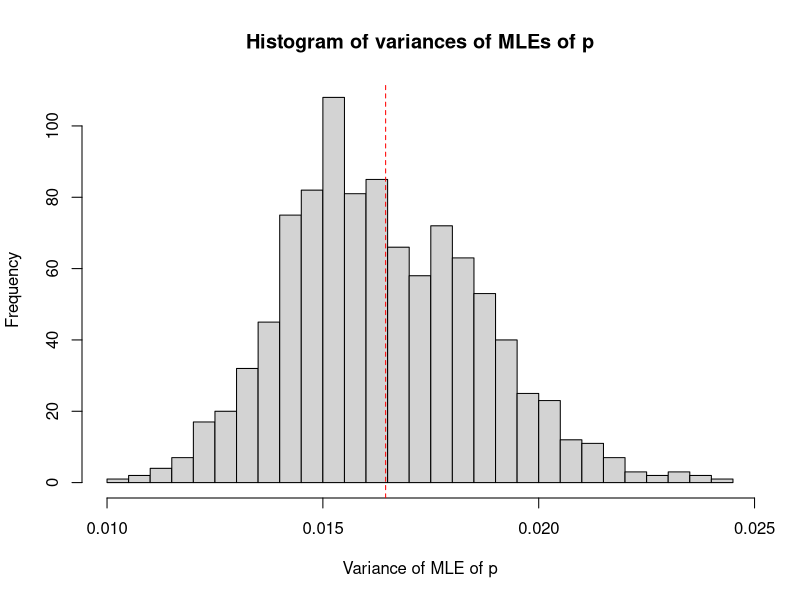

Reproduce this figure in R.
## ---- chunk 1
trials <- 1000
samples <- 100
n <- 13
p <- 0.31

var.p.mles <- rep(0, trials)

for (i in 1:trials) {
  xs <- rbinom(samples, n, p)
  var.p.mles[i] <- var(xs/n)
}

var.mle <- p*(1-p)/n

hist(var.p.mles, breaks=20, main="Histogram of variances of MLEs of p", 
     xlab="Variance of MLE of p", ylab="Frequency")
abline(v=var.mle, col="red", lty=2)
## ---- chunk 2
year.data <- read.csv("year_data.csv")

n1 <- sum(year.data[year.data$clinic==1,]$births) # number of births in clinic 1
y1 <- sum(year.data[year.data$clinic==1,]$deaths) # number of deaths in clinic 1

n2 <- sum(year.data[year.data$clinic==2,]$births) # number of births in clinic 2
y2 <- sum(year.data[year.data$clinic==2,]$deaths) # number of deaths in clinic 2

p.hat.1 = y1/n1 # MLE of p for clinic 1
p.hat.2 = y2/n2 # MLE of p for clinic 2
## ---- chunk 3
cat("The MLE of the mortality rate from clinic 1 is", p.hat.1)
cat("The MLE of the mortality rate from clinic 2 is", p.hat.2)
## ---- chunk 4
month.data <- read.csv("month_data.csv")
month.data <- month.data[!is.na(month.data$births),]
month.data$rate <- month.data$deaths/month.data$births
month.data$date <- as.Date(month.data$date)
intervention.date <- as.Date("1847-05-15")
before.intervention <- month.data[month.data$date < intervention.date,]
after.intervention <- month.data[month.data$date > intervention.date,]
n1 <- sum(before.intervention$births)
y1 <- sum(before.intervention$deaths)
n2 <- sum(after.intervention$births)
y2 <- sum(after.intervention$deaths)
p.hat.1 = y1/n1 # MLE of p before intervention
p.hat.2 = y2/n2 # MLE of p after intervention
## ---- chunk 5
cat("The MLE of the mortality rate before intervention is", p.hat.1)
cat("The MLE of the mortality rate after intervention is",p.hat.2)
## ---- chunk 6
x1 <- c(1,0)
x2 <- c(1,1)

sigma <- function(z) { 
  1/(1+exp(-z))
}

ell <- function(theta) {
  log(choose(n1, y1)) + log(choose(n2, y2)) + y1*log(sigma(theta[1])) + 
    y2*log(sigma(theta[1] + theta[2])) + (n1 - y1)*log(1-sigma(theta[1])) +
    (n2-y2)*log(1-sigma(theta[1] + theta[2]))
}

ell(c(0,0))
## ---- chunk 7
ell.reduced <- function(theta) {
  y1*log(sigma(theta[1])) + y2*log(sigma(theta[1] + theta[2])) + 
    (n1 - y1)*log(1-sigma(theta[1])) +
    (n2-y2)*log(1-sigma(theta[1] + theta[2]))
}

ell.reduced(c(0,0))
optim.out.0 <- optim(c(0,0), ell.reduced, control=list(fnscale=-1))$par
optim.out.neg1 <- optim(c(-1,-1), ell.reduced, control=list(fnscale=-1))$par
optim.out.neg10 <- optim(c(-10,-10), ell.reduced, control=list(fnscale=-1))$par
## ---- chunk 8
cat("The value of theta.hat with starting parameter (0,0) is", optim.out.0)
cat("The value of theta.hat with starting parameter (-1,-1) is", optim.out.neg1)
cat("The value of theta.hat with starting parameter (-10,-10) is", optim.out.neg10)
